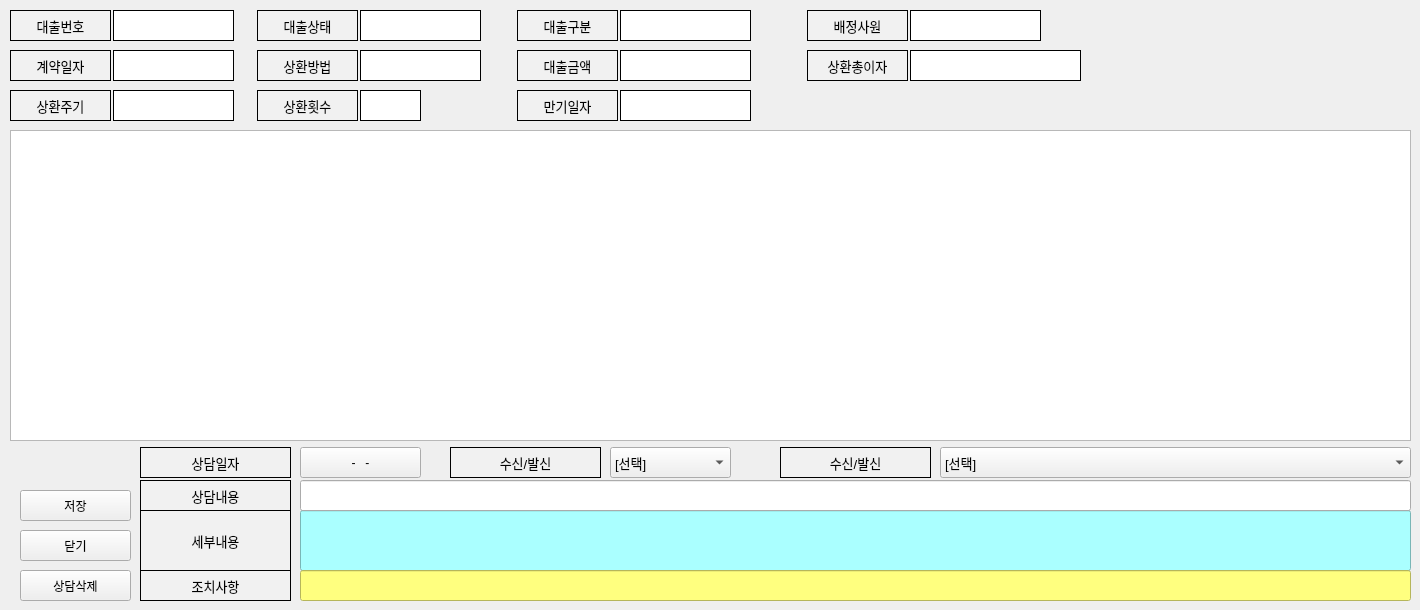
    <widget class="QWidget" name="tab_5">
     <attribute name="title">
      <string>상담정보</string>
     </attribute>
     <widget class="QLabel" name="label_96">
      <property name="geometry">
       <rect>
        <x>517</x>
        <y>90</y>
        <width>101</width>
        <height>31</height>
       </rect>
      </property>
      <property name="font">
       <font>
        <pointsize>10</pointsize>
       </font>
      </property>
      <property name="styleSheet">
       <string notr="true">background-color:rgb(241, 241, 241)</string>
      </property>
      <property name="frameShape">
       <enum>QFrame::Box</enum>
      </property>
      <property name="text">
       <string>만기일자</string>
      </property>
      <property name="alignment">
       <set>Qt::AlignCenter</set>
      </property>
     </widget>
     <widget class="QTableWidget" name="tableWidget_6">
      <property name="geometry">
       <rect>
        <x>10</x>
        <y>130</y>
        <width>1401</width>
        <height>311</height>
       </rect>
      </property>
      <property name="minimumSize">
       <size>
        <width>1251</width>
        <height>0</height>
       </size>
      </property>
      <attribute name="horizontalHeaderVisible">
       <bool>false</bool>
      </attribute>
      <attribute name="horizontalHeaderCascadingSectionResizes">
       <bool>false</bool>
      </attribute>
      <attribute name="horizontalHeaderDefaultSectionSize">
       <number>150</number>
      </attribute>
      <column>
       <property name="text">
        <string/>
       </property>
      </column>
      <column>
       <property name="text">
        <string>상담일자</string>
       </property>
      </column>
      <column>
       <property name="text">
        <string>수신/발신</string>
       </property>
      </column>
      <column>
       <property name="text">
        <string>구분명</string>
       </property>
      </column>
      <column>
       <property name="text">
        <string>상담내용</string>
       </property>
      </column>
      <column>
       <property name="text">
        <string>조치사항</string>
       </property>
      </column>
      <column>
       <property name="text">
        <string>세부내용</string>
       </property>
      </column>
      <column>
       <property name="text">
        <string>등록자ID</string>
       </property>
      </column>
      <column>
       <property name="text">
        <string>등록일시</string>
       </property>
      </column>
     </widget>
     <widget class="QLabel" name="label_97">
      <property name="geometry">
       <rect>
        <x>360</x>
        <y>50</y>
        <width>121</width>
        <height>31</height>
       </rect>
      </property>
      <property name="styleSheet">
       <string notr="true">background-color:rgb(255, 255, 255)
</string>
      </property>
      <property name="frameShape">
       <enum>QFrame::Box</enum>
      </property>
      <property name="text">
       <string/>
      </property>
     </widget>
     <widget class="QLabel" name="label_98">
      <property name="geometry">
       <rect>
        <x>140</x>
        <y>570</y>
        <width>151</width>
        <height>31</height>
       </rect>
      </property>
      <property name="font">
       <font>
        <pointsize>10</pointsize>
       </font>
      </property>
      <property name="styleSheet">
       <string notr="true">background-color:rgb(241, 241, 241)</string>
      </property>
      <property name="frameShape">
       <enum>QFrame::Box</enum>
      </property>
      <property name="text">
       <string>조치사항</string>
      </property>
      <property name="alignment">
       <set>Qt::AlignCenter</set>
      </property>
     </widget>
     <widget class="QLabel" name="label_99">
      <property name="geometry">
       <rect>
        <x>517</x>
        <y>10</y>
        <width>101</width>
        <height>31</height>
       </rect>
      </property>
      <property name="font">
       <font>
        <pointsize>10</pointsize>
       </font>
      </property>
      <property name="styleSheet">
       <string notr="true">background-color:rgb(241, 241, 241)</string>
      </property>
      <property name="frameShape">
       <enum>QFrame::Box</enum>
      </property>
      <property name="text">
       <string>대출구분</string>
      </property>
      <property name="alignment">
       <set>Qt::AlignCenter</set>
      </property>
     </widget>
     <widget class="QLineEdit" name="lineEdit_2">
      <property name="geometry">
       <rect>
        <x>300</x>
        <y>510</y>
        <width>1111</width>
        <height>61</height>
       </rect>
      </property>
      <property name="styleSheet">
       <string notr="true">background-color:rgb(170, 255, 255)</string>
      </property>
     </widget>
     <widget class="QLabel" name="label_100">
      <property name="geometry">
       <rect>
        <x>807</x>
        <y>50</y>
        <width>101</width>
        <height>31</height>
       </rect>
      </property>
      <property name="font">
       <font>
        <pointsize>10</pointsize>
       </font>
      </property>
      <property name="styleSheet">
       <string notr="true">background-color:rgb(241, 241, 241)</string>
      </property>
      <property name="frameShape">
       <enum>QFrame::Box</enum>
      </property>
      <property name="text">
       <string>상환총이자</string>
      </property>
      <property name="alignment">
       <set>Qt::AlignCenter</set>
      </property>
     </widget>
     <widget class="QLabel" name="label_101">
      <property name="geometry">
       <rect>
        <x>780</x>
        <y>447</y>
        <width>151</width>
        <height>31</height>
       </rect>
      </property>
      <property name="font">
       <font>
        <pointsize>10</pointsize>
       </font>
      </property>
      <property name="styleSheet">
       <string notr="true">background-color:rgb(241, 241, 241)</string>
      </property>
      <property name="frameShape">
       <enum>QFrame::Box</enum>
      </property>
      <property name="text">
       <string>수신/발신</string>
      </property>
      <property name="alignment">
       <set>Qt::AlignCenter</set>
      </property>
     </widget>
     <widget class="QLabel" name="label_102">
      <property name="geometry">
       <rect>
        <x>113</x>
        <y>50</y>
        <width>121</width>
        <height>31</height>
       </rect>
      </property>
      <property name="styleSheet">
       <string notr="true">background-color:rgb(255, 255, 255)
</string>
      </property>
      <property name="frameShape">
       <enum>QFrame::Box</enum>
      </property>
      <property name="text">
       <string/>
      </property>
     </widget>
     <widget class="QLabel" name="label_103">
      <property name="geometry">
       <rect>
        <x>257</x>
        <y>90</y>
        <width>101</width>
        <height>31</height>
       </rect>
      </property>
      <property name="font">
       <font>
        <pointsize>10</pointsize>
       </font>
      </property>
      <property name="styleSheet">
       <string notr="true">background-color:rgb(241, 241, 241)</string>
      </property>
      <property name="frameShape">
       <enum>QFrame::Box</enum>
      </property>
      <property name="text">
       <string>상환횟수</string>
      </property>
      <property name="alignment">
       <set>Qt::AlignCenter</set>
      </property>
     </widget>
     <widget class="QLabel" name="label_104">
      <property name="geometry">
       <rect>
        <x>140</x>
        <y>447</y>
        <width>151</width>
        <height>31</height>
       </rect>
      </property>
      <property name="font">
       <font>
        <pointsize>10</pointsize>
       </font>
      </property>
      <property name="styleSheet">
       <string notr="true">background-color:rgb(241, 241, 241)</string>
      </property>
      <property name="frameShape">
       <enum>QFrame::Box</enum>
      </property>
      <property name="text">
       <string>상담일자</string>
      </property>
      <property name="alignment">
       <set>Qt::AlignCenter</set>
      </property>
     </widget>
     <widget class="QLineEdit" name="lineEdit">
      <property name="geometry">
       <rect>
        <x>300</x>
        <y>480</y>
        <width>1111</width>
        <height>31</height>
       </rect>
      </property>
     </widget>
     <widget class="QLabel" name="label_105">
      <property name="geometry">
       <rect>
        <x>910</x>
        <y>50</y>
        <width>171</width>
        <height>31</height>
       </rect>
      </property>
      <property name="styleSheet">
       <string notr="true">background-color:rgb(255, 255, 255)
</string>
      </property>
      <property name="frameShape">
       <enum>QFrame::Box</enum>
      </property>
      <property name="text">
       <string/>
      </property>
     </widget>
     <widget class="QLabel" name="label_106">
      <property name="geometry">
       <rect>
        <x>910</x>
        <y>10</y>
        <width>131</width>
        <height>31</height>
       </rect>
      </property>
      <property name="styleSheet">
       <string notr="true">background-color:rgb(255, 255, 255)
</string>
      </property>
      <property name="frameShape">
       <enum>QFrame::Box</enum>
      </property>
      <property name="text">
       <string/>
      </property>
     </widget>
     <widget class="QLabel" name="label_107">
      <property name="geometry">
       <rect>
        <x>113</x>
        <y>10</y>
        <width>121</width>
        <height>31</height>
       </rect>
      </property>
      <property name="styleSheet">
       <string notr="true">background-color:rgb(255, 255, 255)
</string>
      </property>
      <property name="frameShape">
       <enum>QFrame::Box</enum>
      </property>
      <property name="text">
       <string/>
      </property>
     </widget>
     <widget class="QPushButton" name="pushButton_20">
      <property name="geometry">
       <rect>
        <x>20</x>
        <y>490</y>
        <width>111</width>
        <height>31</height>
       </rect>
      </property>
      <property name="text">
       <string>저장</string>
      </property>
     </widget>
     <widget class="QLabel" name="label_108">
      <property name="geometry">
       <rect>
        <x>140</x>
        <y>510</y>
        <width>151</width>
        <height>61</height>
       </rect>
      </property>
      <property name="font">
       <font>
        <pointsize>10</pointsize>
       </font>
      </property>
      <property name="styleSheet">
       <string notr="true">background-color:rgb(241, 241, 241)</string>
      </property>
      <property name="frameShape">
       <enum>QFrame::Box</enum>
      </property>
      <property name="text">
       <string>세부내용</string>
      </property>
      <property name="alignment">
       <set>Qt::AlignCenter</set>
      </property>
     </widget>
     <widget class="QLabel" name="label_109">
      <property name="geometry">
       <rect>
        <x>450</x>
        <y>447</y>
        <width>151</width>
        <height>31</height>
       </rect>
      </property>
      <property name="font">
       <font>
        <pointsize>10</pointsize>
       </font>
      </property>
      <property name="styleSheet">
       <string notr="true">background-color:rgb(241, 241, 241)</string>
      </property>
      <property name="frameShape">
       <enum>QFrame::Box</enum>
      </property>
      <property name="text">
       <string>수신/발신</string>
      </property>
      <property name="alignment">
       <set>Qt::AlignCenter</set>
      </property>
     </widget>
     <widget class="QLabel" name="label_110">
      <property name="geometry">
       <rect>
        <x>257</x>
        <y>50</y>
        <width>101</width>
        <height>31</height>
       </rect>
      </property>
      <property name="font">
       <font>
        <pointsize>10</pointsize>
       </font>
      </property>
      <property name="styleSheet">
       <string notr="true">background-color:rgb(241, 241, 241)</string>
      </property>
      <property name="frameShape">
       <enum>QFrame::Box</enum>
      </property>
      <property name="text">
       <string>상환방법</string>
      </property>
      <property name="alignment">
       <set>Qt::AlignCenter</set>
      </property>
     </widget>
     <widget class="QLabel" name="label_111">
      <property name="geometry">
       <rect>
        <x>620</x>
        <y>50</y>
        <width>131</width>
        <height>31</height>
       </rect>
      </property>
      <property name="styleSheet">
       <string notr="true">background-color:rgb(255, 255, 255)
</string>
      </property>
      <property name="frameShape">
       <enum>QFrame::Box</enum>
      </property>
      <property name="text">
       <string/>
      </property>
     </widget>
     <widget class="QLabel" name="label_112">
      <property name="geometry">
       <rect>
        <x>517</x>
        <y>50</y>
        <width>101</width>
        <height>31</height>
       </rect>
      </property>
      <property name="font">
       <font>
        <pointsize>10</pointsize>
       </font>
      </property>
      <property name="styleSheet">
       <string notr="true">background-color:rgb(241, 241, 241)</string>
      </property>
      <property name="frameShape">
       <enum>QFrame::Box</enum>
      </property>
      <property name="text">
       <string>대출금액</string>
      </property>
      <property name="alignment">
       <set>Qt::AlignCenter</set>
      </property>
     </widget>
     <widget class="QComboBox" name="comboBox_7">
      <property name="geometry">
       <rect>
        <x>940</x>
        <y>447</y>
        <width>471</width>
        <height>31</height>
       </rect>
      </property>
      <property name="font">
       <font>
        <pointsize>10</pointsize>
       </font>
      </property>
      <item>
       <property name="text">
        <string>[선택]</string>
       </property>
      </item>
      <item>
       <property name="text">
        <string>대출문의</string>
       </property>
      </item>
      <item>
       <property name="text">
        <string>대출해지문의</string>
       </property>
      </item>
      <item>
       <property name="text">
        <string>기타문의</string>
       </property>
      </item>
     </widget>
     <widget class="QPushButton" name="pushButton_3">
      <property name="geometry">
       <rect>
        <x>20</x>
        <y>570</y>
        <width>111</width>
        <height>31</height>
       </rect>
      </property>
      <property name="text">
       <string>상담삭제</string>
      </property>
     </widget>
     <widget class="QLabel" name="label_113">
      <property name="geometry">
       <rect>
        <x>10</x>
        <y>50</y>
        <width>101</width>
        <height>31</height>
       </rect>
      </property>
      <property name="font">
       <font>
        <pointsize>10</pointsize>
       </font>
      </property>
      <property name="styleSheet">
       <string notr="true">background-color:rgb(241, 241, 241)</string>
      </property>
      <property name="frameShape">
       <enum>QFrame::Box</enum>
      </property>
      <property name="text">
       <string>계약일자</string>
      </property>
      <property name="alignment">
       <set>Qt::AlignCenter</set>
      </property>
     </widget>
     <widget class="QLabel" name="label_114">
      <property name="geometry">
       <rect>
        <x>140</x>
        <y>480</y>
        <width>151</width>
        <height>31</height>
       </rect>
      </property>
      <property name="font">
       <font>
        <pointsize>10</pointsize>
       </font>
      </property>
      <property name="styleSheet">
       <string notr="true">background-color:rgb(241, 241, 241)</string>
      </property>
      <property name="frameShape">
       <enum>QFrame::Box</enum>
      </property>
      <property name="text">
       <string>상담내용</string>
      </property>
      <property name="alignment">
       <set>Qt::AlignCenter</set>
      </property>
     </widget>
     <widget class="QLabel" name="label_115">
      <property name="geometry">
       <rect>
        <x>360</x>
        <y>10</y>
        <width>121</width>
        <height>31</height>
       </rect>
      </property>
      <property name="styleSheet">
       <string notr="true">background-color:rgb(255, 255, 255)
</string>
      </property>
      <property name="frameShape">
       <enum>QFrame::Box</enum>
      </property>
      <property name="text">
       <string/>
      </property>
     </widget>
     <widget class="QComboBox" name="comboBox_8">
      <property name="geometry">
       <rect>
        <x>610</x>
        <y>447</y>
        <width>121</width>
        <height>31</height>
       </rect>
      </property>
      <property name="font">
       <font>
        <pointsize>10</pointsize>
       </font>
      </property>
      <item>
       <property name="text">
        <string>[선택]</string>
       </property>
      </item>
      <item>
       <property name="text">
        <string>수신</string>
       </property>
      </item>
      <item>
       <property name="text">
        <string>발신</string>
       </property>
      </item>
     </widget>
     <widget class="QPushButton" name="pushButton_21">
      <property name="geometry">
       <rect>
        <x>20</x>
        <y>530</y>
        <width>111</width>
        <height>31</height>
       </rect>
      </property>
      <property name="text">
       <string>닫기</string>
      </property>
     </widget>
     <widget class="QLabel" name="label_116">
      <property name="geometry">
       <rect>
        <x>10</x>
        <y>10</y>
        <width>101</width>
        <height>31</height>
       </rect>
      </property>
      <property name="font">
       <font>
        <pointsize>10</pointsize>
       </font>
      </property>
      <property name="styleSheet">
       <string notr="true">background-color:rgb(241, 241, 241)</string>
      </property>
      <property name="frameShape">
       <enum>QFrame::Box</enum>
      </property>
      <property name="text">
       <string>대출번호</string>
      </property>
      <property name="alignment">
       <set>Qt::AlignCenter</set>
      </property>
     </widget>
     <widget class="QLabel" name="label_117">
      <property name="geometry">
       <rect>
        <x>807</x>
        <y>10</y>
        <width>101</width>
        <height>31</height>
       </rect>
      </property>
      <property name="font">
       <font>
        <pointsize>10</pointsize>
       </font>
      </property>
      <property name="styleSheet">
       <string notr="true">background-color:rgb(241, 241, 241)</string>
      </property>
      <property name="frameShape">
       <enum>QFrame::Box</enum>
      </property>
      <property name="text">
       <string>배정사원</string>
      </property>
      <property name="alignment">
       <set>Qt::AlignCenter</set>
      </property>
     </widget>
     <widget class="QLabel" name="label_118">
      <property name="geometry">
       <rect>
        <x>10</x>
        <y>90</y>
        <width>101</width>
        <height>31</height>
       </rect>
      </property>
      <property name="font">
       <font>
        <pointsize>10</pointsize>
       </font>
      </property>
      <property name="styleSheet">
       <string notr="true">background-color:rgb(241, 241, 241)</string>
      </property>
      <property name="frameShape">
       <enum>QFrame::Box</enum>
      </property>
      <property name="text">
       <string>상환주기</string>
      </property>
      <property name="alignment">
       <set>Qt::AlignCenter</set>
      </property>
     </widget>
     <widget class="QPushButton" name="pushButton_22">
      <property name="geometry">
       <rect>
        <x>300</x>
        <y>447</y>
        <width>121</width>
        <height>31</height>
       </rect>
      </property>
      <property name="text">
       <string>-   -</string>
      </property>
     </widget>
     <widget class="QLabel" name="label_119">
      <property name="geometry">
       <rect>
        <x>620</x>
        <y>10</y>
        <width>131</width>
        <height>31</height>
       </rect>
      </property>
      <property name="styleSheet">
       <string notr="true">background-color:rgb(255, 255, 255)
</string>
      </property>
      <property name="frameShape">
       <enum>QFrame::Box</enum>
      </property>
      <property name="text">
       <string/>
      </property>
     </widget>
     <widget class="QLabel" name="label_120">
      <property name="geometry">
       <rect>
        <x>620</x>
        <y>90</y>
        <width>131</width>
        <height>31</height>
       </rect>
      </property>
      <property name="styleSheet">
       <string notr="true">background-color:rgb(255, 255, 255)
</string>
      </property>
      <property name="frameShape">
       <enum>QFrame::Box</enum>
      </property>
      <property name="text">
       <string/>
      </property>
     </widget>
     <widget class="QLabel" name="label_121">
      <property name="geometry">
       <rect>
        <x>257</x>
        <y>10</y>
        <width>101</width>
        <height>31</height>
       </rect>
      </property>
      <property name="font">
       <font>
        <pointsize>10</pointsize>
       </font>
      </property>
      <property name="styleSheet">
       <string notr="true">background-color:rgb(241, 241, 241)</string>
      </property>
      <property name="frameShape">
       <enum>QFrame::Box</enum>
      </property>
      <property name="text">
       <string>대출상태</string>
      </property>
      <property name="alignment">
       <set>Qt::AlignCenter</set>
      </property>
     </widget>
     <widget class="QLineEdit" name="lineEdit_3">
      <property name="geometry">
       <rect>
        <x>300</x>
        <y>570</y>
        <width>1111</width>
        <height>31</height>
       </rect>
      </property>
      <property name="styleSheet">
       <string notr="true">background-color:rgb(255, 255, 127)</string>
      </property>
     </widget>
     <widget class="QLabel" name="label_122">
      <property name="geometry">
       <rect>
        <x>113</x>
        <y>90</y>
        <width>121</width>
        <height>31</height>
       </rect>
      </property>
      <property name="styleSheet">
       <string notr="true">background-color:rgb(255, 255, 255)
</string>
      </property>
      <property name="frameShape">
       <enum>QFrame::Box</enum>
      </property>
      <property name="text">
       <string/>
      </property>
     </widget>
     <widget class="QLabel" name="label_123">
      <property name="geometry">
       <rect>
        <x>360</x>
        <y>90</y>
        <width>61</width>
        <height>31</height>
       </rect>
      </property>
      <property name="styleSheet">
       <string notr="true">background-color:rgb(255, 255, 255)
</string>
      </property>
      <property name="frameShape">
       <enum>QFrame::Box</enum>
      </property>
      <property name="text">
       <string/>
      </property>
     </widget>
    </widget>
